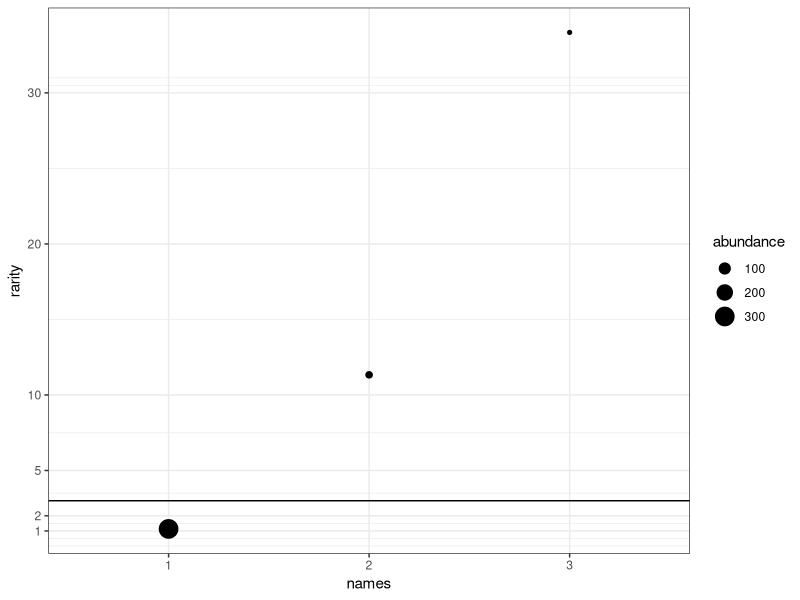
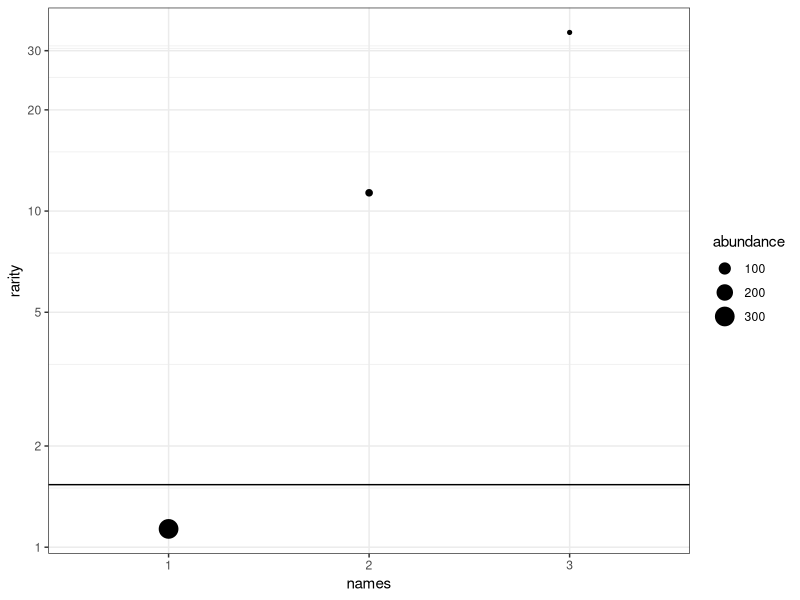
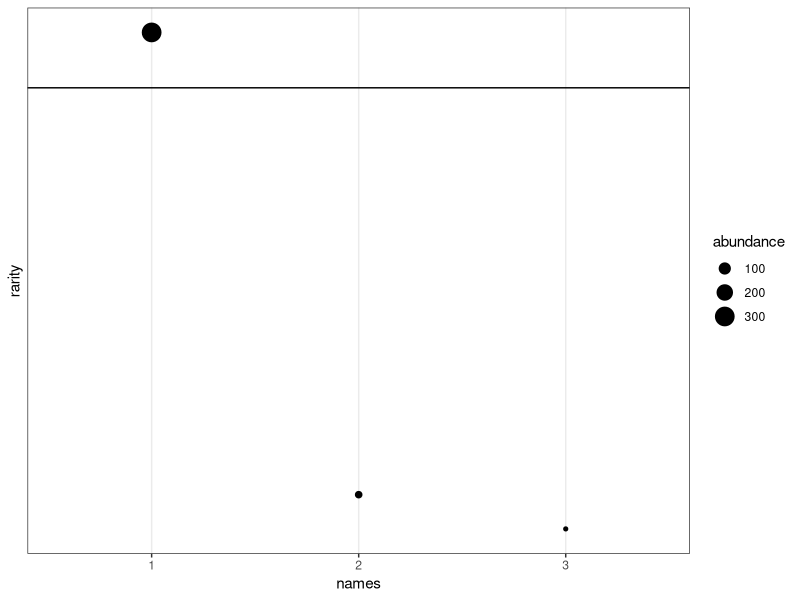

Write R code to recreate these figures, in order.
library(tidyverse)
theme_set(theme_bw())

require(scales) # trans_new() is in the scales library

pfun=function(x, pow){
	if (pow==0) return(log(x))
	return(x^pow)
}
ipfun=function(x, pow){
	if (pow==0) return(exp(x))
	return(x^(1/pow))
}

## This is weird craftiness to make functions above work with coord_trans
power_trans = function(pow) trans_new(name="power"
	, transform=function(x) pfun(x, pow)
	, inverse=function(x) ipfun(x, pow)
	, breaks = function(x)extended_breaks(n = 30)(x)
)

## pow does not work if passed, but does work if set globally
rarity_plot <- function(abundance, p){
	rf <- tibble(names = as.factor(1:length(abundance))
		, abundance
		, rarity = sum(abundance)/abundance
	)
	div <- summarise(rf, div=ipfun(
		sum(abundance*pfun(rarity, p))/sum(abundance)
		, p
	)) %>% pull(div)
	rp <- (ggplot(rf, aes(x=names, y=rarity, size=abundance))
		+ geom_point() + scale_size_area()
		+ coord_trans(y=power_trans(pow=p))
		+ scale_y_continuous(breaks=c(1, 2, 5, 10, 20, 30))
		+ geom_hline(yintercept=div)
	)
	return(rp)
}

ab <- c(300,30,10)

rarity_plot(ab, 1)
rarity_plot(ab, 0)
rarity_plot(ab, -1)
